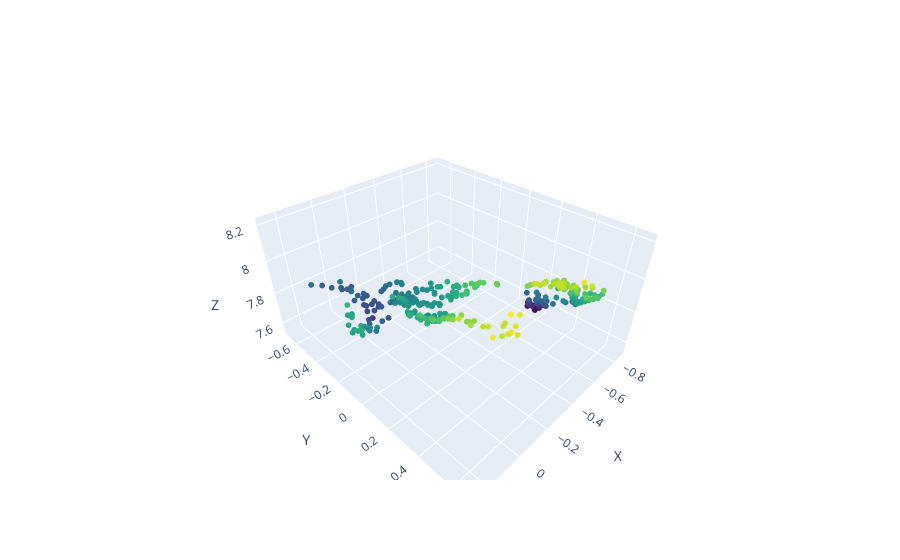
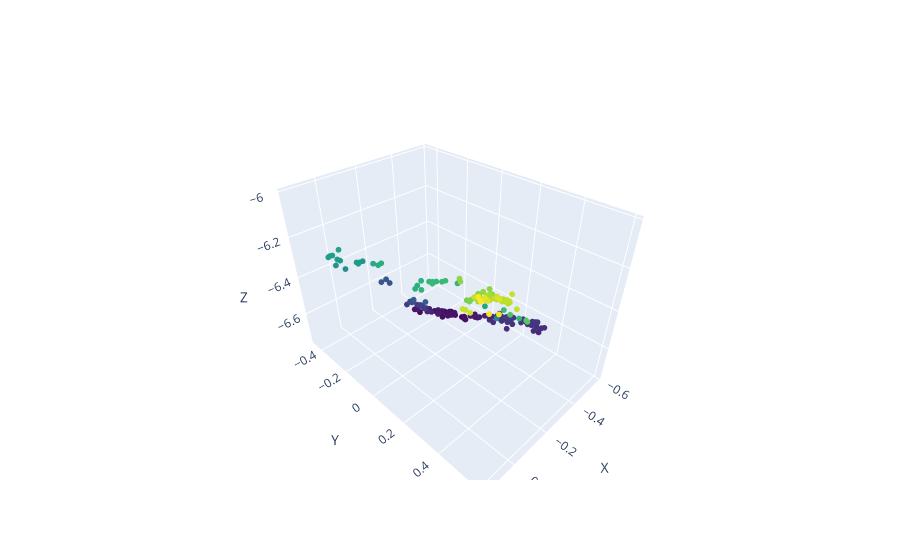

Here is the notebook cell these charts were saved with, in order:
### Code cell
image_count = 0
pts_cloud = []
P_list = []

while image_count < images.shape[0] - 1:  # Ensure there's always a pair of images
    # Check if there are enough matches between the pair of images
    if len(matches[(image_count, image_count+1)]) >= 4:
        P1, P2, pts3d = two_images_sfm(images[image_count], images[image_count+1], K)
        pts_cloud.append(pts3d)
        image_count += 2
        P_list.append([P1, P2])
    else:
        # If not enough matches, skip to the next image
        image_count += 1

    for i in range(image_count, images.shape[0]):
        idx1, idx2, idx3 = i-2, i-1, i
        image_count += 1
        
        # Get Common matches of 3 images
        common_matches1 = [m1 for m1 in matches[(idx1, idx3)] for m2 in matches[(idx2, idx3)] if m1.trainIdx == m2.trainIdx]
        common_matches2 = [m2 for m1 in matches[(idx1, idx3)] for m2 in matches[(idx2, idx3)] if m1.trainIdx == m2.trainIdx]
        
        if len(common_matches1) < 4:
            print('STOP')
            break

        # Triangulate common points
        common_pts1 = np.transpose([kp[idx1][m.queryIdx].pt for m in common_matches1])
        common_pts2 = np.transpose([kp[idx2][m.queryIdx].pt for m in common_matches2])
        common_pts3 = np.transpose([kp[idx3][m.trainIdx].pt for m in common_matches1])

        common_pts3d = linear_triangulation2(P_list[-1][-2], P_list[-1][-1], common_pts1, common_pts2)

        # Get Projection matrix
        P = calculate_projection_matrix(K, common_pts3d, common_pts3)

        P_list[-1].append(P)
        
        # Triangulate
        pts1_list = [np.transpose([kp[j][m.queryIdx].pt for m in matches[(j,idx3)]]) for j in range(idx1, idx3)]
        pts2_list = [np.transpose([kp[idx3][m.trainIdx].pt for m in matches[(j,idx3)]]) for j in range(idx1, idx3)]

        for j in range(2):
            pts3d = linear_triangulation2(P_list[-1][-3+j], P_list[-1][-1], pts1_list[j], pts2_list[j])
            pts_cloud[-1] = np.hstack((pts_cloud[-1], pts3d))

### Figure 1 — Plotly figure (JSON) as saved in the notebook; plotly's stock layout.template omitted (floating-point values rounded to 4 significant figures; data arrays with more than 128 entries replaced by an {"elided": "..."} marker saying what was removed)
{"data": [{"marker": {"color": {"elided": "382 float values"}, "colorscale": [[0, "#440154"], [0.1111, "#482878"], [0.2222, "#3e4989"], [0.3333, "#31688e"], [0.4444, "#26828e"], [0.5556, "#1f9e89"], [0.6667, "#35b779"], [0.7778, "#6ece58"], [0.8889, "#b5de2b"], [1, "#fde725"]], "size": 2}, "mode": "markers", "type": "scatter3d", "x": {"elided": "382 float values"}, "y": {"elided": "382 float values"}, "z": {"elided": "382 float values"}}], "layout": {"scene": {"xaxis": {"title": {"text": "X"}}, "yaxis": {"title": {"text": "Y"}}, "zaxis": {"title": {"text": "Z"}}}}}

### Figure 2 — Plotly figure (JSON) as saved in the notebook; plotly's stock layout.template omitted (floating-point values rounded to 4 significant figures; data arrays with more than 128 entries replaced by an {"elided": "..."} marker saying what was removed)
{"data": [{"marker": {"color": {"elided": "199 float values"}, "colorscale": [[0, "#440154"], [0.1111, "#482878"], [0.2222, "#3e4989"], [0.3333, "#31688e"], [0.4444, "#26828e"], [0.5556, "#1f9e89"], [0.6667, "#35b779"], [0.7778, "#6ece58"], [0.8889, "#b5de2b"], [1, "#fde725"]], "size": 2}, "mode": "markers", "type": "scatter3d", "x": {"elided": "199 float values"}, "y": {"elided": "199 float values"}, "z": {"elided": "199 float values"}}], "layout": {"scene": {"xaxis": {"title": {"text": "X"}}, "yaxis": {"title": {"text": "Y"}}, "zaxis": {"title": {"text": "Z"}}}}}
